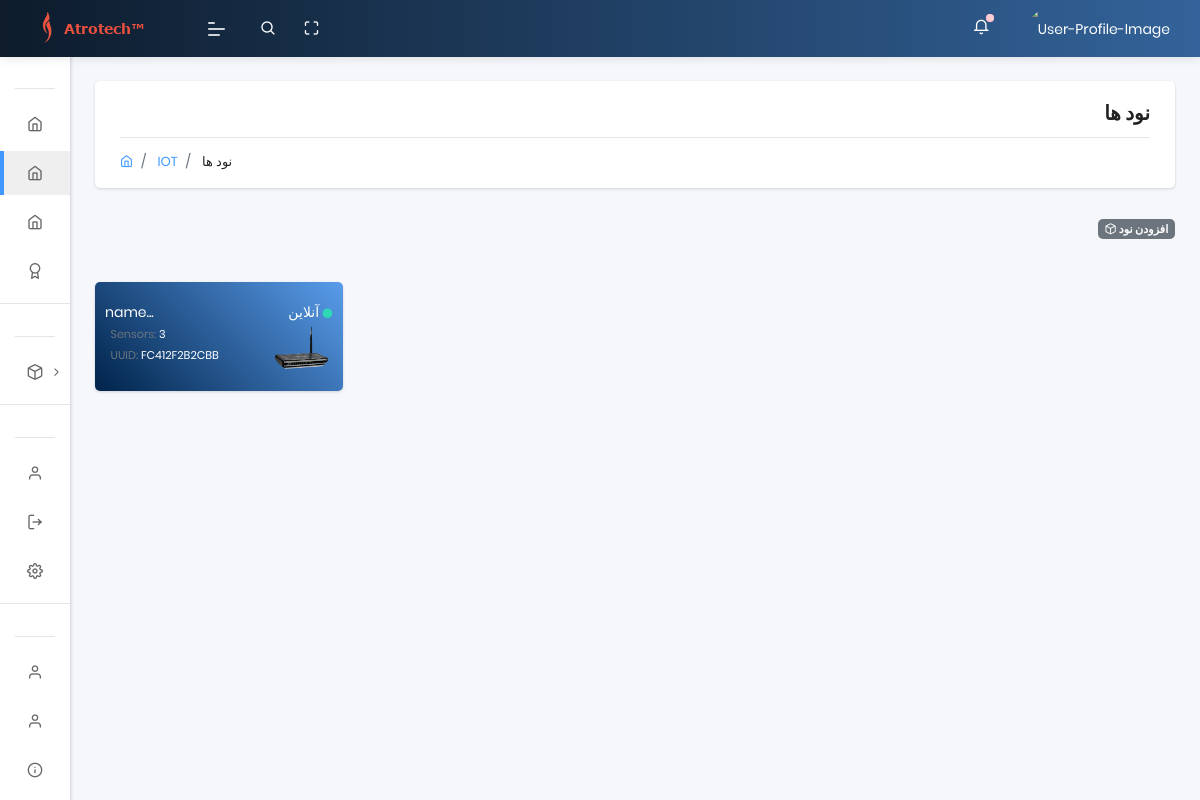
The app's page /nodes (signed in), older data.
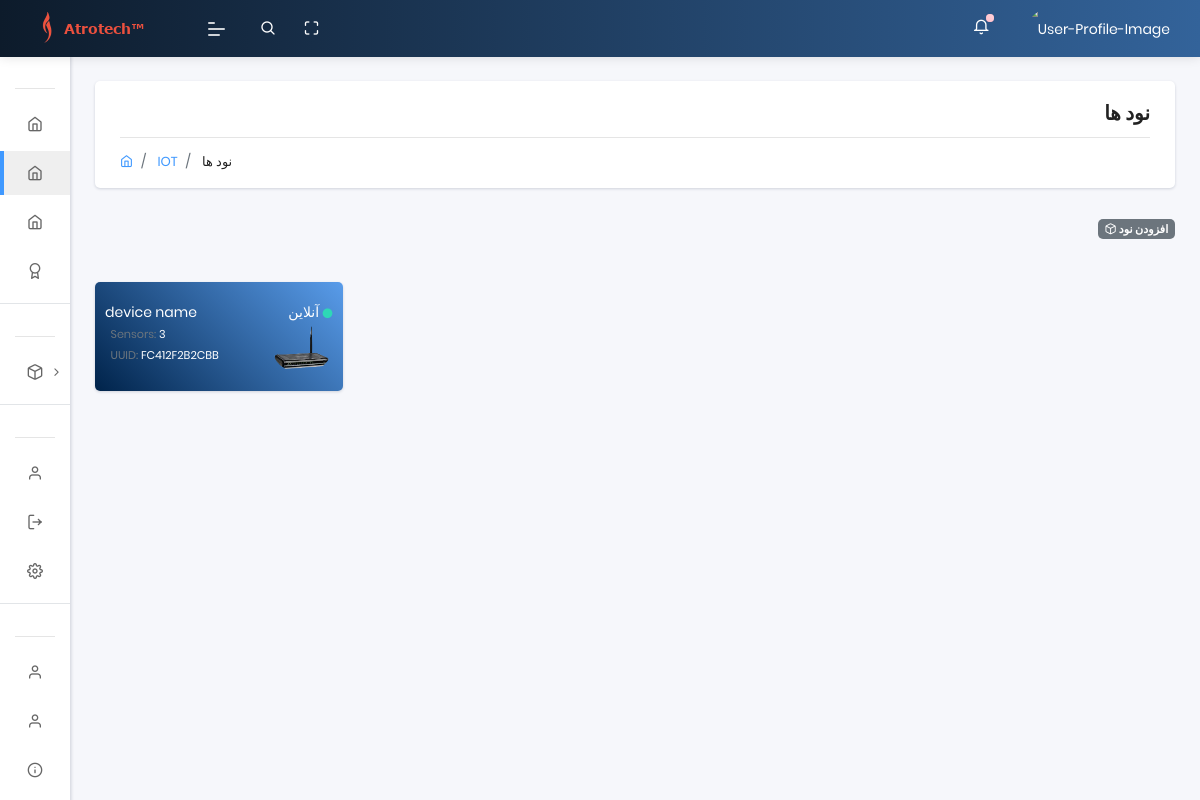
The same page, newer data.
### app/models.py (models this page shows, shortened)
class Rom(models.Model):
    name = models.CharField(max_length=40, default='device name')
    UUID = models.CharField(max_length=20)
    family_id = models.CharField(max_length=20)
    node_id = models.CharField(max_length=20)
    updated_on = models.DateTimeField(auto_now= True)
    created_on = models.DateTimeField()

### app/views.py (the view)
# urls.py: path('nodes', views.nodes, name='nodes'),
@login_required(login_url="/login/")
def nodes(request):
    uuid = models.User_uuid.objects.filter(user=request.user).values('UUID')
    devices = models.Rom.objects.filter(UUID__in=uuid, family_id='01')
    device_name_Form = Device_name_Form(request.POST, instance=request.user)
    user_uuid_Form = User_uuidForm(request.POST, instance=request.user)
    if request.method == 'POST':
        if device_name_Form.is_valid():
            name = device_name_Form.cleaned_data['name']
            device_name_Form.save()
            context = {'user_uuid_Form': user_uuid_Form, 'devices':devices, 'device_name_Form':device_name_Form}
            return render(request, 'nodes.html', context)
        else:
            return HttpResponse("User Device Name Form Failed to Validate")
        if user_uuid_Form.is_valid():
            obj = User_uuid()
            obj.UUID = user_uuid_Form.cleaned_data['UUID']
            obj.user = user_uuid_Form.created_by=request.user
            obj.save()
            context = {'user_uuid_Form': user_uuid_Form, 'devices':devices, 'device_name_Form':device_name_Form}
            return render(request, 'nodes.html', context)
        else:
            return HttpResponse("User Added_UUID Form Failed to Validate")
    else:
        user_uuid_Form = User_uuidForm(request.POST)
    context = {'user_uuid_Form':user_uuid_Form, 'devices':devices, 'device_name_Form':device_name_Form}
    context['segment'] = 'nodes'
    html_template = loader.get_template( 'nodes.html' )
    return HttpResponse(html_template.render(context, request))

### templates/nodes.html (shortened to what this page needs)
{% extends "layouts/base.html" %}
{% block content %}
{% load bootstrap %}
    <section class="pcoded-main-container">
        <div class="pcoded-content">
          <div class="page-header">
            <div class="page-block">
              <div class="row align-items-center">
                <div class="col-md-12">
                  <div class="page-header-title" align="right" dir="rtl">
                    <h5 class="m-b-10"> نود ها </h5>
                  </div>
                  <ul class="breadcrumb">
                    <li class="breadcrumb-item"><a href="index.html"><i class="feather icon-home"></i></a></li>
                    <li class="breadcrumb-item"><a href="#!"> IOT </a></li>
                    <li class="breadcrumb-item"><a href="#!"> نود ها </a></li>
                  </ul>
                </div>
              </div>
            </div>
          </div>
          <div align="right" dir="rtl">
              <a href="#!" class="badge badge-secondary collapsible"> افزودن نود  <i class="feather icon-box"></i> </a>
              <div class="collapsiblecontent">
              </div>
           </div>
          <br>
        <div class="row">
          {% for Rom in devices %}
            <div class="col-sm-3">
              <a href="/nodes_detail.html">
                <div class="card bg-c-blue order-card">
                    <div class="card-body">
                        <p class="m-b-0"> {{ Rom.name }} <span class="float-right"> آنلاین <i style="font-size:10px;" class="fas fa-circle text-success"></i> </span></p>
                        <div class="row">
                          <div class="col-md-7">
                            <p>
                              <small>
                                 &nbsp;&nbsp;<span class="text-muted">Sensors:</span> 3
                                 <br>
                                 &nbsp;&nbsp;<span class="text-muted">UUID:</span> {{ Rom.UUID }}
                               </small>
                             </p>
                          </div>
                          <div class="col-md-5">
                            <img src="/static/assets/images/user/device.png" width="60px" class="img-radius float-right" alt="User-Profile-Image">
                          </div>
                        </div>
                    </div>
                </div>
              </a>
            </div>
          {% endfor %}
       </div>
     </div>
 </section>
{% endblock content %}

### templates/layouts/base.html (shortened to what this page needs)
<!DOCTYPE html>
<html lang="en">
<head>
    <link rel="stylesheet" href="/static/assets/css/style.css">
</head>
<body class="">
    {% include 'includes/sidebar.html' %}
    {% include 'includes/navigation.html' %}
    {% block content %}{% endblock content %}
</body>
</html>

### templates/includes/sidebar.html (shortened to what this page needs)
	<nav class="pcoded-navbar menupos-fixed menu-light ">
		<div class="navbar-wrapper  ">
			<div class="navbar-content scroll-div " >
				<ul class="nav pcoded-inner-navbar ">
					<li class="nav-item pcoded-menu-caption">
					</li>
					<li class="nav-item">
					    <a href="/" class="nav-link ">
                <span class="pcoded-micon"> <i class="feather icon-home"></i> </span>
							</a>
					</li>
					<li class="nav-item">
					    <a href="{% url 'app:nodes' %}" class="nav-link ">
                <span class="pcoded-micon"> <i class="feather icon-home"></i> </span>
							</a>
					</li>
					<li class="nav-item">
					    <a href="/sensors.html" class="nav-link ">
                <span class="pcoded-micon"> <i class="feather icon-home"></i> </span>
							</a>
					</li>
					<li class="nav-item">
					    <a href="#" class="nav-link ">
                <span class="pcoded-micon"> <i class="feather icon-award"></i> </span>
							</a>
					</li>
					<li class="nav-item pcoded-menu-caption">
					</li>
					{% for Rom in devices %}
					<li class="nav-item pcoded-hasmenu">
						<a href="#!" class="nav-link "><span class="pcoded-micon"><i class="feather icon-box"></i></span><span class="pcoded-mtext"> {{ Rom.name }} </span></a>
					</li>
					{% endfor %}
					<li class="nav-item pcoded-menu-caption">
					</li>
					<li class="nav-item">
					    <a href="/profile" class="nav-link "><span class="pcoded-micon">
						    <i class="feather icon-user"></i></span><span class="pcoded-mtext"> پروفایل </span>
						  </a>
					</li>
					<li class="nav-item">
					    <a href="{% url 'logout' %}" class="nav-link "><span class="pcoded-micon">
						    <i class="feather icon-log-out"></i></span><span class="pcoded-mtext"> خروج </span>
						  </a>
					</li>
					<li class="nav-item">
					    <a target="_blank" rel="noopener" href="https://appseed.us/support" class="nav-link "><span class="pcoded-micon">
						    <i class="feather icon-settings"></i></span><span class="pcoded-mtext"> تنظیمات </span>
					  	</a>
					</li>
					<li class="nav-item pcoded-menu-caption">
					</li>
					<li class="nav-item">
					    <a href="{% url 'logout' %}" class="nav-link "><span class="pcoded-micon">
						    <i class="feather icon-user"></i></span><span class="pcoded-mtext"> مستندات </span>
						  </a>
					</li>
					<li class="nav-item">
					    <a href="{% url 'logout' %}" class="nav-link "><span class="pcoded-micon">
						    <i class="feather icon-user"></i></span><span class="pcoded-mtext"> سوالات متداول </span>
						  </a>
					</li>
					<li class="nav-item">
					    <a target="_blank" rel="noopener" href="https://appseed.us/support" class="nav-link "><span class="pcoded-micon">
						    <i class="feather icon-info"></i></span><span class="pcoded-mtext"> پشتیبانی </span>
					  	</a>
					</li>
<br><hr><br>
				</ul>
			</div>
		</div>
	</nav>

### templates/includes/navigation.html (shortened to what this page needs)
	<header class="navbar pcoded-header navbar-expand-lg navbar-light headerpos-fixed header-blue">
        <div class="m-header">
            <a class="mobile-menu" id="mobile-collapse" href="#!"><span></span></a>
            <a href="#!" class="b-brand">
                <img src="/static/assets/images/logo.png" alt="" class="logo">
            </a>
        </div>
        <div class="collapse navbar-collapse">
            <ul class="navbar-nav mr-auto">
                <li class="nav-item">
                    <a href="#!" class="pop-search"><i class="feather icon-search"></i></a>
                </li>
                <li class="nav-item">
                    <a href="#!" class="full-screen" onclick="javascript:toggleFullScreen()"><i class="feather icon-maximize"></i></a>
                </li>
            </ul>
            <ul class="navbar-nav ml-auto">
                <li>
                    <div class="dropdown">
                        <a class="dropdown-toggle" href="#" data-toggle="dropdown"><i class="icon feather icon-bell"></i><span class="badge bg-danger"></span></a>
                    </div>
                </li>
                <li>
                    <div class="dropdown drp-user">
                        <a href="#!" class="dropdown-toggle" data-toggle="dropdown">
                            <img src="/static/assets/images/user/default.png" class="img-radius wid-40" alt="User-Profile-Image">
                        </a>
                    </div>
                </li>
            </ul>
        </div>
    </header>

Row changes from the older to the newer data that the page shows:
changed Rom "FC412F2B2CBB": name "name..." → "device name"
